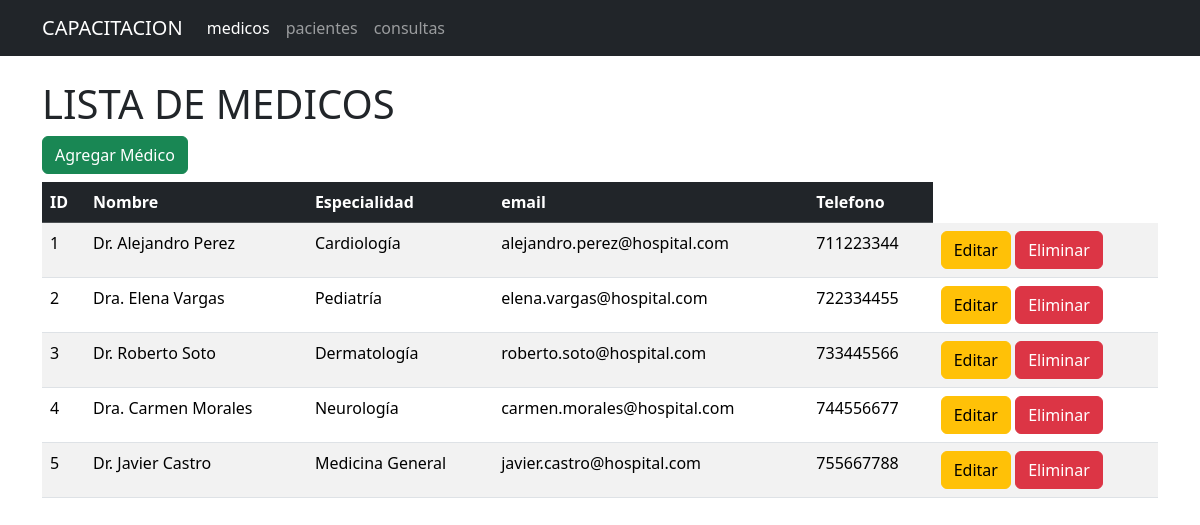
The app's page /medicos with its own data.
### tables this page shows
CREATE TABLE medicos (
        id_medico INTEGER PRIMARY KEY AUTOINCREMENT,
        nombre TEXT NOT NULL,
        especialidad TEXT NOT NULL,
        email TEXT NOT NULL,
        telefono INTEGER NOT NULL
    );

### app.py (the view)
@app.route('/medicos')
def medicos():
    conn = get_db_connection()
    medicos = conn.execute('SELECT * FROM medicos').fetchall()
    conn.close()
    return render_template('medicos.html', medicos=medicos)

### app.py (called while the page is built)
def get_db_connection():
    conn = sqlite3.connect('sistema_medico.db')
    conn.row_factory = sqlite3.Row
    return conn

### templates/medicos.html
{% extends 'base.html' %}
{% block content %}
<h1>LISTA DE MEDICOS</h1>
<a href="{{url_for('nuevo_medico')}}" class="btn btn-success mb-2">Agregar Médico</a>
<table class="table table-striped table-hover">
    <thead class ="table-dark">
        <tr>
            <th>ID</th>
            <th>Nombre</th>
            <th>Especialidad</th>
            <th>email</th>
            <th>Telefono</th>
        </tr>
    </thead>
    <tbody>
        {% for medico in medicos %}
        <tr>
            <td>{{ medico.id_medico }}</td>
            <td>{{ medico.nombre }}</td>
            <td>{{ medico.especialidad }}</td>
            <td>{{ medico.email }}</td>
            <td>{{ medico.telefono }}</td>
            <td>
                <a href="{{ url_for('editar_medico', id_medico=medico.id_medico) }}" class="btn btn-warning">Editar</a>
                <a href="{{ url_for('eliminar_medico', id_medico=medico.id_medico) }}"
                class="btn btn-danger" onclick="return confirm('¿Estás seguro de que quieres eliminar este médico?');">Eliminar</a>
        </tr>
        {% endfor %}
    </tbody>
</table>
{% endblock %}

### records on screen
medicos: id_medico "1", nombre "Dr. Alejandro Perez", especialidad "Cardiología", email "alejandro.perez@hospital.com", telefono "711223344"
medicos: id_medico "2", nombre "Dra. Elena Vargas", especialidad "Pediatría", email "elena.vargas@hospital.com", telefono "722334455"
medicos: id_medico "3", nombre "Dr. Roberto Soto", especialidad "Dermatología", email "roberto.soto@hospital.com", telefono "733445566"
medicos: id_medico "4", nombre "Dra. Carmen Morales", especialidad "Neurología", email "carmen.morales@hospital.com", telefono "744556677"
medicos: id_medico "5", nombre "Dr. Javier Castro", especialidad "Medicina General", email "javier.castro@hospital.com", telefono "755667788"
